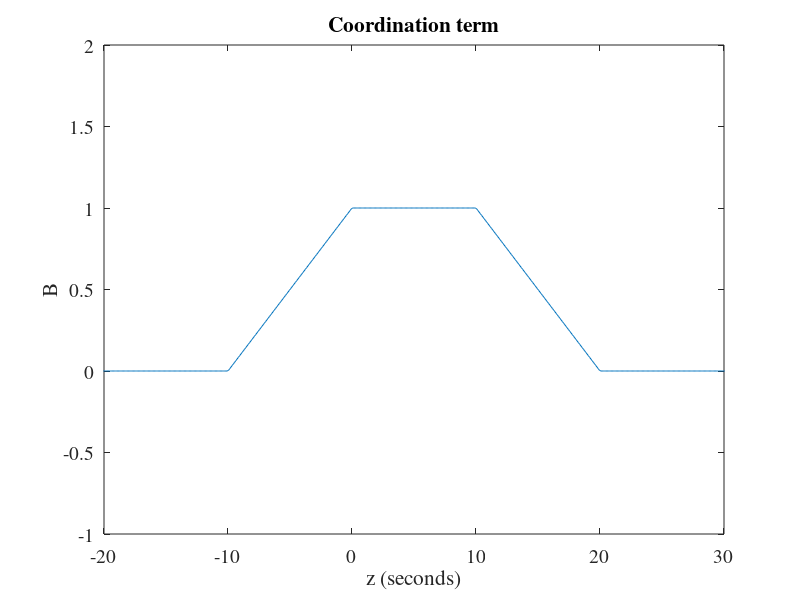

This chart was generated by the following MATLAB code:
% test coordination term
clear;clc;close all

alpha = 1;
zeta = 10;
E = 1;
g = 20;
T = 50; % arrival time
yellow = 5;
tsys = linspace(0,100,1000);
z = -T + tsys + yellow;
B = zeros(1000,1);
ind = 1;
for z_ = z
    B(ind) = alpha*E*max([0, min([(z_+zeta)/zeta,1,g/zeta,(-z_+g)/zeta])]);
    ind = ind + 1;
end
plot(z,B)
xlim([-20 30])
ylim([-1 2])
xlabel('z (seconds)')
ylabel('B')
title('Coordination term')
ax = gca;
set(ax,'FontName','Times')
set(ax,'FontSize',14)